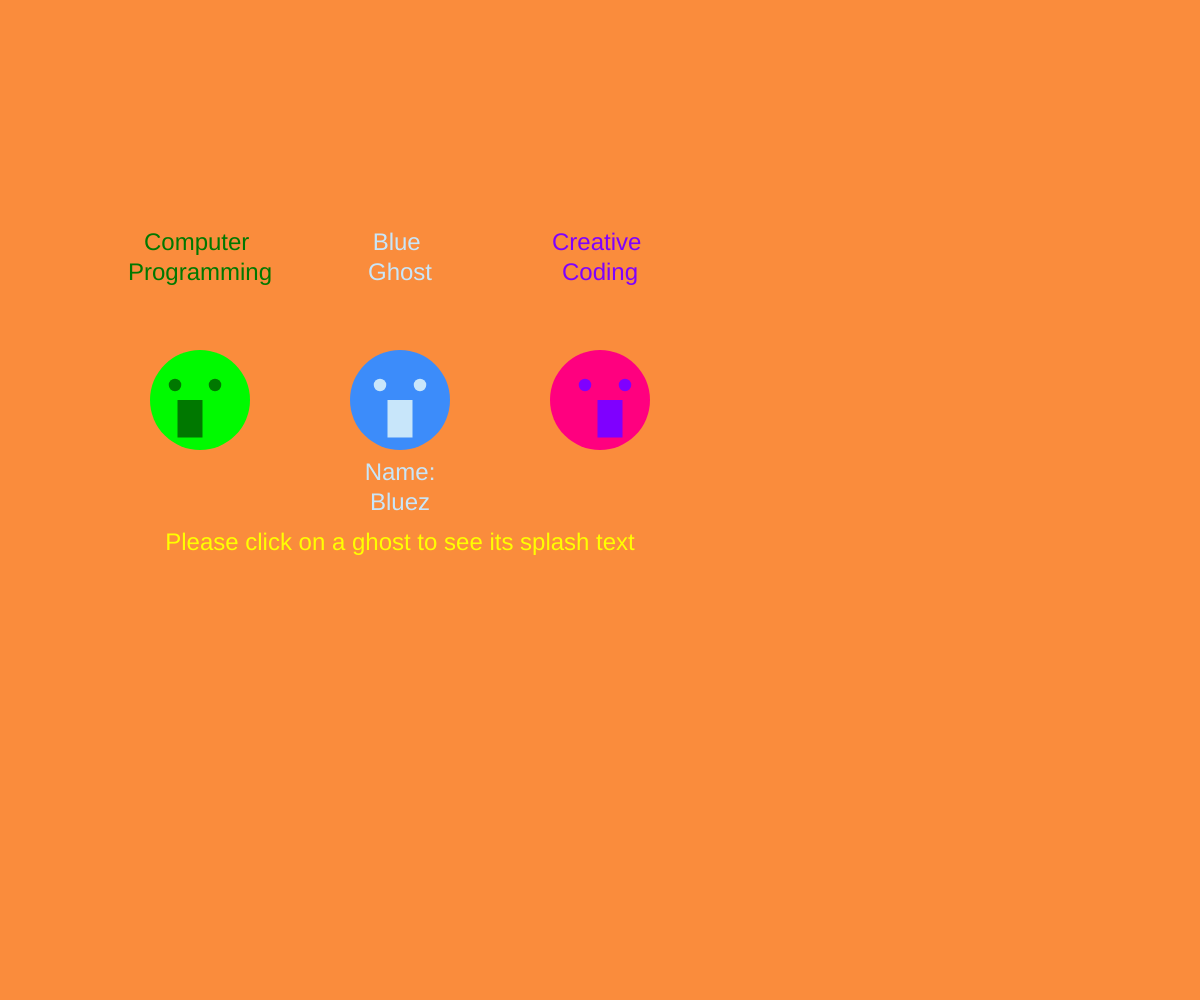
Frame 1 (no input)
Frame 60 (no input): identical to frame 1, image omitted
Frame 120 (the mouse pressed at the canvas centre since frame 60): identical to frame 1, image omitted

The p5.js sketch that drew this single still picture (run headless with seeded random() and noise() and a simulated clock; from frame 60 on, the mouse is pressed at the canvas centre):

// p5.js sketch
// ── sketch.js
let technicalSoftware = ["Computer \nProgramming", "OOP", "data \nstructures", "algorithms", "OOD", "Assembly Language\n(Machine Code)", "web \ndevelopment", "mobile \napp \ndevelopment", "game \ndevelopment", "Excel \nSheets", "Database \nManagement \nSystems", "Software \nEngineering", "Management \nInformation \nSystems", "Informational \nTechnology"];
//let bothSoftware = [""];
let artisticSoftware = ["Creative \nCoding", "3D \nModeling", "web \naesthetics", "game \naesthetics", "digital \nanimation", "Photo \nediting", "video \nediting", "digital \npainting", "Computer \nGraphics", "Augmented \nReality", "Digital \nMedia \nArt", "Graphic \nDesign", "music \nproducer", "Adobe \nCreative \nCloud"];
// Hyun-ji a.k.a. Kim
let ghostsOfLife = [{
  splash: "Blue \nGhost",
  name: "Bluez",
  lore: ""
}, {
  splash: "Boo",
  name: "Boo Diddley",
  lore: ""
}, {
  splash: "You've \nbeen \npranked",
  name: "Sona",
  lore: ""
}, {
  splash: "Munyi\nMunyi",
  name: "Luna",
  lore: ""
}, {
  splash: "Ghost \nof \nTime",
  name: "Pappy Lanatos",
  lore: ""
}, {
  splash: "Seoul \nGhost",
  name: "Kim",
  lore: ""
}, {
  splash: "basketcase",
  name: "Riley",
  lore: ""
}, {
  splash: "determination",
  name: "Steve",
  lore: ""
}, {
  splash: "passionate",
  name: "Julie",
  lore: ""
}, {
  splash: "niceness",
  name: "Bailey",
  lore: ""
}, {
  splash: "quirky",
  name: "Billybob",
  lore: ""
}, {
  splash: "imaginative",
  name: "Danielle",
  lore: ""
}, {
  splash: "philosohpies",
  name: "Daniel",
  lore: ""
}, {
  splash: "knowledgeable",
  name: "Brian",
  lore: ""
}];
let randomIndex1 = 0;
let randomIndex2 = 0;
let randomIndex3 = 0;

let ghostCover = false;

function setup() {
  createCanvas(windowWidth, windowHeight);
  // var ghostSize1 = 80; putting this here would cause error due to scope issues
  //background(250, 140, 60);


  // seems like these variables are only predefined within the p5js functions?
  console.log(windowWidth); //1365
  console.log(windowHeight); //969

  // testing random numbers without looping from the draw function
  console.log(random(14));
  console.log(int(random(14)));


}

var ghostSize1 = 100;
var ghostPosX1 = 400;
var ghostPosY1 = 400;

var ghostSize2 = 100;
var ghostPosX2 = 200;
var ghostPosY2 = 400;

var ghostSize3 = 100;
var ghostPosX3 = 600;
var ghostPosY3 = 400;

function draw() {
  push();

  background(250, 140, 60);

  noStroke();
  //console.log(width);
  //console.log(height);

  fill(127, 0, 255);
  textSize(24);
  textAlign(CENTER);
  text(artisticSoftware[randomIndex3], 600, 250);

  fill(60, 140, 250);
  ellipse(ghostPosX1, ghostPosY1, ghostSize1); // (100, 100, 80)
  fill(200, 230, 250);
  ellipse(ghostPosX1 - (ghostSize1 / 5), ghostPosY1 - (ghostSize1 / (20 / 3)), ghostSize1 / 8); // (84, 88, 10)
  ellipse(ghostPosX1 + (ghostSize1 / 5), ghostPosY1 - (ghostSize1 / (20 / 3)), ghostSize1 / 8); // (116, 88, 10)
  rect(ghostPosX1 - (ghostSize1 / 8), ghostPosY1, ghostSize1 / 4, ghostSize1 / (8 / 3)); // (90, 100, 20, 30)

  textSize(24);
  textAlign(CENTER);
  text(ghostsOfLife[randomIndex1].splash, 400, 250);
  text(`Name:\n${ghostsOfLife[randomIndex1].name}`, 400, 480);

  fill(0, 250, 0);
  ellipse(ghostPosX2, ghostPosY2, ghostSize2); // (100, 100, 80)
  fill(0, 120, 0);
  ellipse(ghostPosX2 - (ghostSize2 / (4)), ghostPosY2 - (ghostSize2 / (20 / 3)), ghostSize2 / 8); // (80, 88, 10)
  ellipse(ghostPosX2 + (ghostSize2 / (20 / 3)), ghostPosY2 - (ghostSize2 / (20 / 3)), ghostSize2 / 8); // (112, 88, 10)
  rect(ghostPosX2 - (ghostSize2 / (40 / 9)), ghostPosY2, ghostSize2 / 4, ghostSize2 / (8 / 3)); // (82, 100, 20, 30)

  textSize(24);
  text(technicalSoftware[randomIndex2], 200, 250);

  fill(255, 0, 127);
  ellipse(ghostPosX3, ghostPosY3, ghostSize3); // (100, 100, 80)
  fill(127, 0, 255);
  ellipse(ghostPosX3 - (ghostSize3 / (20 / 3)), ghostPosY3 - (ghostSize3 / (20 / 3)), ghostSize3 / 8); // (88, 88, 10)
  ellipse(ghostPosX3 + (ghostSize3 / 4), ghostPosY3 - (ghostSize3 / (20 / 3)), ghostSize3 / 8); // (120, 88, 10)
  rect(ghostPosX3 - (ghostSize3 / 40), ghostPosY3, ghostSize3 / 4, ghostSize3 / (8 / 3)); // (98, 100, 20, 30)

  /*
    if (mouseIsPressed && insideCircle(ghostPosX1, ghostPosY1, ghostSize1)) {
        randomIndex1 = int(random(ghostsOfLife.length));
    }

    if (mouseIsPressed && insideCircle(ghostPosX2, ghostPosY2, ghostSize2)) {
        randomIndex2 = int(random(technicalSoftware.length));
    }

    if (mouseIsPressed && insideCircle(ghostPosX3, ghostPosY3, ghostSize3)) {
        randomIndex3 = int(random(artisticSoftware.length));
    }
  */

  // testing the random display of array indexes(0 to 13)

  //text(random(14), 800, 100);
  //text(int(random(14)), 800, 150);

  fill("#FFFF00");
  text("Please click on a ghost to see its splash text", 400, 550);

  pop();

  blueGhostArmies();

  //if (ghostCover) ghostCover = false;

}

function mousePressed() {

  if (insideCircle(ghostPosX1, ghostPosY1, ghostSize1)) {
    //setTimeout(blueGhostArmies(), 10000);
    ghostCover = true;
    randomIndex1 = int(random(ghostsOfLife.length));
    setTimeout(blueGhostFinish, 2000);
  }

  if (insideCircle(ghostPosX2, ghostPosY2, ghostSize2)) randomIndex2 = int(random(technicalSoftware.length));
  if (insideCircle(ghostPosX3, ghostPosY3, ghostSize3)) randomIndex3 = int(random(artisticSoftware.length));

  //ghostCover = false;
}

function insideCircle(x, y, size) {
  return sqrt(sq(mouseX - x) + sq(mouseY - y)) < size / 2 ? true : false;
}

function blueGhostArmy(x, y, size) {
  fill(60, 140, 250);
  ellipse(x, y, size); // (100, 100, 80)
  fill(200, 230, 250);
  ellipse(x - (size / 5), y - (size / (20 / 3)), size / 8); // (84, 88, 10)
  ellipse(x + (size / 5), y - (size / (20 / 3)), size / 8); // (116, 88, 10)
  rect(x - (size / 8), y, size / 4, size / (8 / 3)); // (90, 100, 20, 30)
}

function blueGhostArmies() {

  if (ghostCover == true) {

    for (let i = 0; i < width + 800; i += 100) {
      for (let j = 0; j < height + 800; j += 100) {

        blueGhostArmy(random(i), random(j), 400);
        //delayTime(1.0);
        blueGhostArmy(random(i) + 50, random(j) + 50, 400);
        //delayTime(1.0);
        //blueGhostArmy(width + i + 50, height + j + 50, 100);

      }
    }

  }

}

function blueGhostFinish() {
  ghostCover = false;
}


//var w = windowWidth;
//var h = windowHeight;
// testing length of the 3 arrays (the lengths are all 14)
console.log(technicalSoftware.length);
console.log(artisticSoftware.length);
console.log(ghostsOfLife.length);
console.log(ghostCover);
